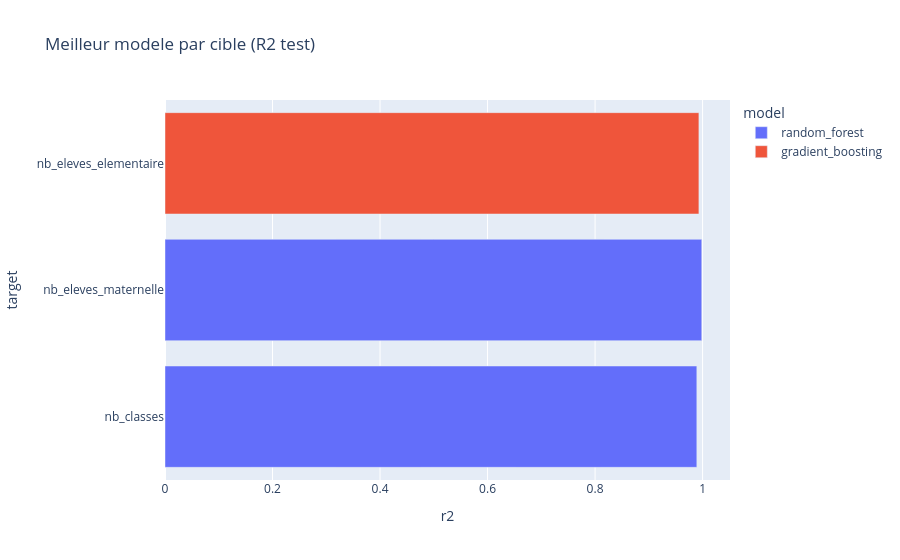

The notebook cell saved with this chart:
### Markdown cell above
## Lecture du tableau de benchmark

Le tableau ci-dessus compare les 4 modèles sur les 3 cibles. Pour chaque cible, les lignes sont triées par R² décroissant (meilleur en haut).

**Comment lire les résultats :**

- Un R² > 0.98 sur un jeu de données aussi petit (quelques dizaines de communes) doit être interprété avec prudence : le modèle apprend bien mais le risque de surapprentissage est réel — vérifier le cv_r2.
- Le RMSE sur `nb_eleves_elementaire` sera naturellement plus élevé que sur `nb_classes` car les échelles sont différentes (centaines d'élèves vs dizaines de classes).
- **Régression linéaire et Ridge** servent de **baseline** : si un modèle plus complexe ne fait pas mieux, la relation est linéaire et le modèle simple est préférable (interprétabilité, rapidité).
- **Random Forest** et **Gradient Boosting** capturent les non-linéarités mais sont des boîtes noires — d'où l'intérêt des analyses SHAP du notebook 02.

### Code cell
best = results.loc[results.groupby('target')['r2'].idxmax()].copy()
best = best.sort_values('r2', ascending=True)

fig = px.bar(
    best,
    x='r2',
    y='target',
    color='model',
    orientation='h',
    title='Meilleur modele par cible (R2 test)'
)
fig.show()
best

### Figure 1 — Plotly figure (JSON) as saved in the notebook; plotly's stock layout.template omitted (floating-point values rounded to 4 significant figures)
{"data": [{"hovertemplate": "model=random_forest<br>r2=%{x}<br>target=%{y}<extra></extra>", "legendgroup": "random_forest", "marker": {"color": "#636efa", "pattern": {"shape": ""}}, "name": "random_forest", "orientation": "h", "showlegend": true, "textposition": "auto", "type": "bar", "x": [0.9893, 0.9984], "xaxis": "x", "y": ["nb_classes", "nb_eleves_maternelle"], "yaxis": "y"}, {"hovertemplate": "model=gradient_boosting<br>r2=%{x}<br>target=%{y}<extra></extra>", "legendgroup": "gradient_boosting", "marker": {"color": "#EF553B", "pattern": {"shape": ""}}, "name": "gradient_boosting", "orientation": "h", "showlegend": true, "textposition": "auto", "type": "bar", "x": [0.9931], "xaxis": "x", "y": ["nb_eleves_elementaire"], "yaxis": "y"}], "layout": {"barmode": "relative", "legend": {"title": {"text": "model"}, "tracegroupgap": 0}, "title": {"text": "Meilleur modele par cible (R2 test)"}, "xaxis": {"anchor": "y", "domain": [0, 1], "title": {"text": "r2"}}, "yaxis": {"anchor": "x", "domain": [0, 1], "title": {"text": "target"}}}}
